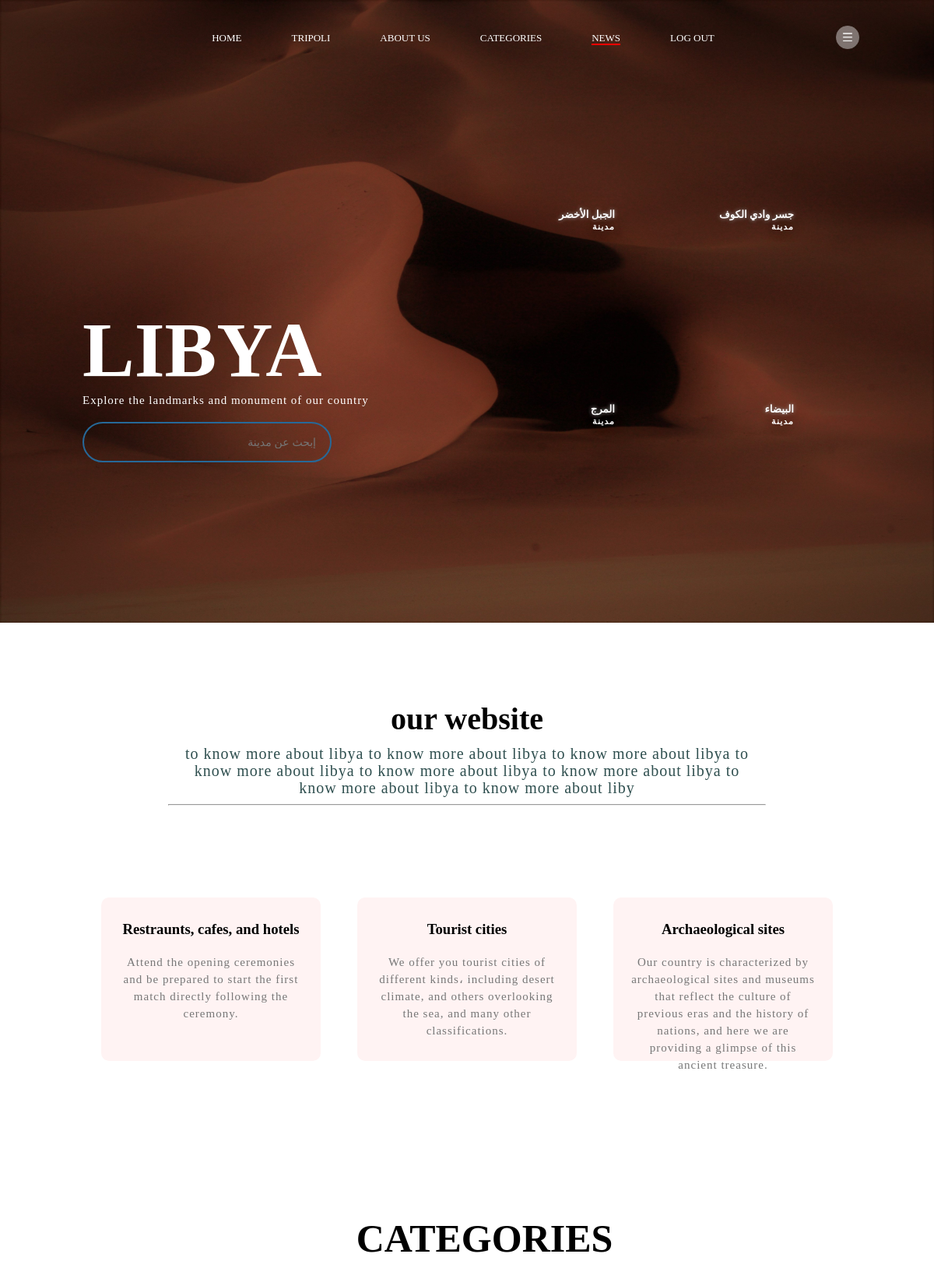
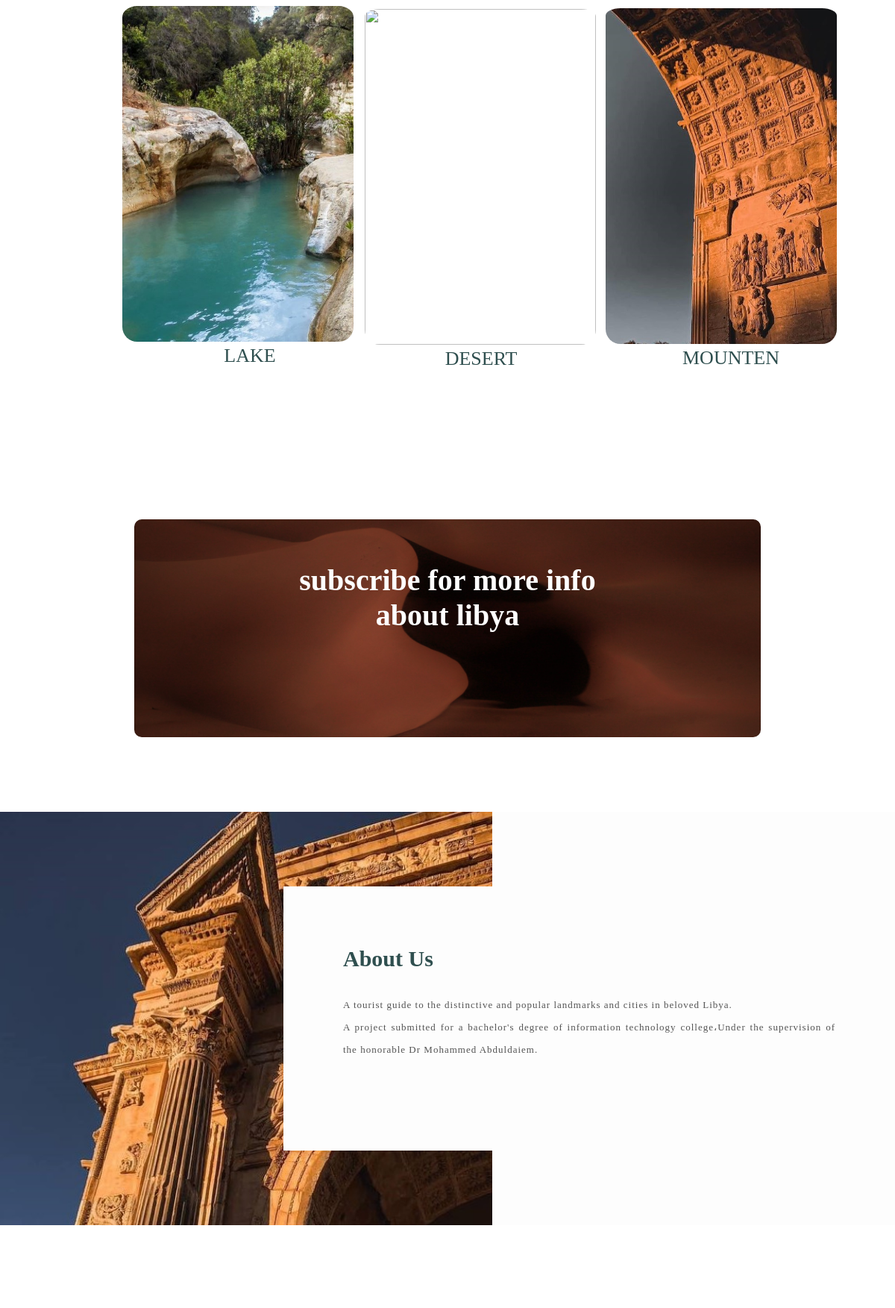
Screenshot of /index.php (signed in, upper part) with the database file from the repository (2 pictures, top to bottom).
### tables this page shows
CREATE TABLE `city` (
  `city_id` int(255) NOT NULL,
  `city_name` varchar(255) NOT NULL,
  `city_name_ar` varchar(255) NOT NULL,
  `city_caption` varchar(255) NOT NULL,
  `city_caption_ar` varchar(255) NOT NULL,
  `city_img` varchar(255) NOT NULL,
  `city_cover` varchar(255) NOT NULL,
  `city_location` varchar(255) NOT NULL,
  `city_type` tinyint(255) NOT NULL,
  `views` int(255) NOT NULL
);

### index.php (the view, shortened to what this page needs)
<?php
include 'config.php';
$user_id = $_SESSION['user_id'];
?>
<?php
$select1 = mysqli_query($conn, "SELECT * FROM `users` WHERE users_id = '$user_id'") or die('query failed');
if (mysqli_num_rows($select1) > 0) {
    $fetch = mysqli_fetch_assoc($select1);
}
?>
<?php
$sql = "SELECT * FROM city WHERE city_type = $fetch[type_city] ORDER BY views DESC LIMIT 4";
$result = $conn->query($sql);
?>
<!DOCTYPE html>
<html>
<head>
    <link rel="stylesheet" href="styleee.css">
</head>
<body>
    <div class="container">
        <div class="navbar">
            <nav id="navbar">
                <ul id="menu">
                    <li><a href="">HOME</a></li>
                    <li><a href="tripoli/index.html">TRIPOLI</a></li>
                    <li><a href="#aboutus">ABOUT US</a></li>
                    <li><a href="#CATEGORIES">CATEGORIES</a></li>
                    <li><a class="news" href="NEWS/index.php">NEWS</a></li>
                    <li><a href="index.php?logout=<?php echo $user_id; ?>">LOG OUT</a></li>
                </ul>
            </nav>
            <img src="img/menu.png" class="menu-icon">
        </div>
        <div class="row">
            <div class="col">
                <h1> LIBYA </h1>
                <p> Explore the landmarks and monument of our country</p>
                <div class="sbox">
                    <?php
                        if ($fetch['language'] == '1')
                        {
                            echo "<input class='inp' style='color: white; text-align:right;' type='text' autocomplete='off' placeholder='إبحث عن مدينة' />";
                        }
                        else {
                            echo "<input class='inp' style='color: white;' type='text' autocomplete='off' placeholder='Search country...' />";
                            echo "<div class='result'></div>";
                        }
                    ?>
                </div>
            </div>
            <div class="col">
                <?php
                if ($result->num_rows > 0) {
                    while ($row = $result->fetch_assoc()) {
                        echo "<a href='city_disc/city.php?id=$row[city_id]'>";
                        echo "<div style='background-image: url(city_img/" . $row['city_img'] . ")' class='card'>";
                        if ($fetch['language'] == '1')
                        {
                            echo "<h5 style='text-align: right;'> $row[city_name_ar] <h5>";
                            echo "<p style='text-align: right;'> $row[city_caption_ar] </p>";
                        }
                        else{
                            echo "<h5> $row[city_name] <h5>";
                            echo "<p> $row[city_caption] </p>";
                        }
                        echo "</div>";
                        echo "</a>";
                    }
                }
                ?>
            </div>
        </div>
    </div>
    <div class="more">
        <section class="sec3">
            <h1>our website</h1>
            <p>to know more about libya to know more about libya to know more about libya to know more about libya to know more about libya to know more about libya to know more about libya to know more about liby</p>
            <hr>
            <br>
            <br>
            <br>
            <br>
            <br>
            <br>
        </section>
        <div class="row">
            <div class="more-col">
                <h3> Restraunts, cafes, and hotels</h3>
                <p> Attend the opening ceremonies and be prepared to start the first match directly following the ceremony. </p>
            </div>
            <div class="more-col">
                <h3>Tourist cities </h3>
                <p> We offer you tourist cities of different kinds، including desert climate, and others overlooking the sea, and many other classifications.</p>
            </div>
            <div class="more-col">
                <h3>Archaeological sites</h3>
                <p> Our country is characterized by archaeological sites and museums that reflect the culture of previous eras and the history of nations, and here we are providing a glimpse of this ancient treasure.</p>
            </div>
        </div>
    </div>
    <section class="sec2" id="CATEGORIES">
        <h1> CATEGORIES</h1>
        <div class="row">
            <div class="sec2-cl2">
                <img class="imgcl" src="img/.0.0.0.png">
                <div class="layer">
                    <h3> LAKE </h3>
                </div>
            </div>
            <div class="sec2-cl2">
                <img class="imgcl2" src="img/desertt.png">
                <div class="layer">
                    <h3>DESERT</h3>
                </div>
            </div>
            <div class="sec2-cl2">
                <img class="imgcl3" src="img/Untitled.png">
                <div class="layer">
                    <h3> MOUNTEN </h3>
                </div>
            </div>
        </div>
    </section>
    <section class="contactsec">
        <h1>subscribe for more info<br> about libya</h1>
    </section>
    <div class="about-section" id="aboutus">
        <div class="inner-container">
            <h1>About Us</h1>
            <p class="text">
                A tourist guide to the distinctive and popular landmarks and cities in beloved Libya.<br>
                A project submitted for a bachelor's degree of information technology college،Under the supervision of the honorable Dr Mohammed Abduldaiem.
            </p>
        </div>
    </div>
    <section class="ourteam">
        <div class=" col1">
        </div>
    </section>
</body>
</html>

### styleee.css (style rules this page uses)
* { margin: 0; padding: 0; }
.container { width: 100%; height: 100vh; background-image: url(img/Libyan%20Desert3.jpg); background-position: center; background-size: cover; padding-left: 8%; padding-right: 8%; box-sizing: border-box; }
.navbar { height: 12%; display: flex; align-items: center; }
.menu-icon { width: 30px; cursor: pointer; margin-left: 40px; }
nav { flex:1; text-align:center; }
nav ul li { list-style: none; display: inline-block; margin-left: 60px; }
nav ul li a { text-decoration: none; color: #fff; font-size: 13px; }
.row { display: flex; height: 88%; align-items: center; }
.col { flex-basis: 50%; }
h1 { color: #fff; font-size: 100px; }
.col p { color: #fff; font-size: 15px; line-height: 15px; }
.sbox { margin-top: 20px; width: 290px; border: 2px solid #266999; padding: 8px; border-radius: 30px; }
.inp { background: transparent; border: 0px; outline: 0px; width: 300px; }
.card { width: 200px; height: 230px; display: inline-block; border-radius: 10px; padding: 15px 25px; box-sizing: border-box; cursor: pointer; margin: 10px 15px; background-position: center; background-size: cover; transition: transform 0.5s; }
h5 { color: #fff; text-shadow: 0 0 5px #999; }
.card p { text-shadow: 0 0 15px #000; font-size: 11px; }
.more h1 { font-size: 36px; font-weight: 600; color: black; font-size: 20px; }
.more p { color: #777; font-size: 10px; font-weight: 200; line-height: 22px; padding: 10px; }
.more { width: 80%; margin: auto; text-align: center; padding-top: 100px; }
.row { margin: 10px; display: flex; justify-content: space-between; }
.more-col { height: 210px; flex-basis: 30%; background: #fff3f3; border-radius: 10px; margin-bottom: 5%; padding: 20px 12px; box-sizing: border-box; transition:0.2s; }
.more-col h3 { text-align: center; font-weight: 600; margin: 10px 0; }
.more-col p { font-weight: 300; font-size: 15px; }
.sec2 { width: 80%; margin: 200px; text-align: center; }
.sec2 h1 { color: black; font-weight: 600; font-size: 50px; margin-top: -5%; margin-right:115px; }
.imgcl { height: 450px; width: 310px; padding: 10 10px; margin-top: 5%; border-radius: 20px; padding-top: 5px; margin-left: -30%; }
.imgcl2 { height: 450px; width: 310px; margin-top: 6%; padding: 10 10px; border-radius: 20px; padding-top: 10px; margin-left: -20%; }
.imgcl3 { height: 450px; width: 310px; margin-top: 5%; padding: 10 10px; border-radius: 20px; padding-top: 10px; margin-right: 50px; margin-left: -10%; }
.sec2-cl2 h3 { width: 100%; font-weight: 500; color: darkslategrey; font-size: 26px; margin-left: -30px; }
.sec3 h1 { color: currentColor; font-size:40px; font-weight: 600; }
.sec3 p { color: darkslategray; font-weight: 300; font-size: 20px; }
.sec3 { width: 80%; margin: auto; text-align: center; padding-top: -5%; }
.contactsec h1 { color:#fff; font-size: 40px; font-weight: 600; margin-top: -5%; margin-bottom: 40px; }
.contactsec { margin: 100px auto; width: 70%; height: 10%; background-image: url(img/Libyan%20Desert3.jpg); background-position: center; background-size:cover; border-radius: 10px; text-align: center; padding: 100px 0; }
.about-section { background: url(img/abouy2.jpeg) no-repeat left; background-size: 55%; background-color: #fdfdfd; overflow: hidden; padding: 100px 0; }
.inner-container { width: 55%; float: right; background-color: #fdfdfd; padding: 150px; }
.inner-container h1 { margin-bottom: 30px; font-size: 30px; font-weight: 900; color: darkslategrey; }
.text { font-size: 13px; color: #545454; line-height: 30px; text-align: justify; margin-bottom: 40px; }
@media screen and (max-width:1200px) { .inner-container { padding: 80px; } }
.ourteam { background-color: #fff; font-family: "Century Gothic"; min-height: 100vh; display: flex; justify-content: center; align-items: center; }
.col { margin-top: 70px; }
.news { color:#fff; border-bottom: 2px solid #FF0000; font-weight: 300; }

### index.php (style rules this page uses)
p { letter-spacing: 1px; line-height: 30px; }
.sbox { width: 300px; position: relative; display: inline-block; font-size: 14px; }
.sbox input[type="text"] { height: 32px; padding: 5px 10px; font-size: 14px; }
.sbox input[type="text"], .result { width: 100%; box-sizing: border-box; color: #000; }
.sbox input[type="text"], .result-ar { width: 100%; box-sizing: border-box; color: #000; }

### rows the page displays
city: city_name_ar "الجبل الأخضر", city_caption_ar "مدينة"
city: city_name_ar "جسر وادي الكوف", city_caption_ar "مدينة"
city: city_name_ar "المرج", city_caption_ar "مدينة"
city: city_name_ar "البيضاء", city_caption_ar "مدينة"
